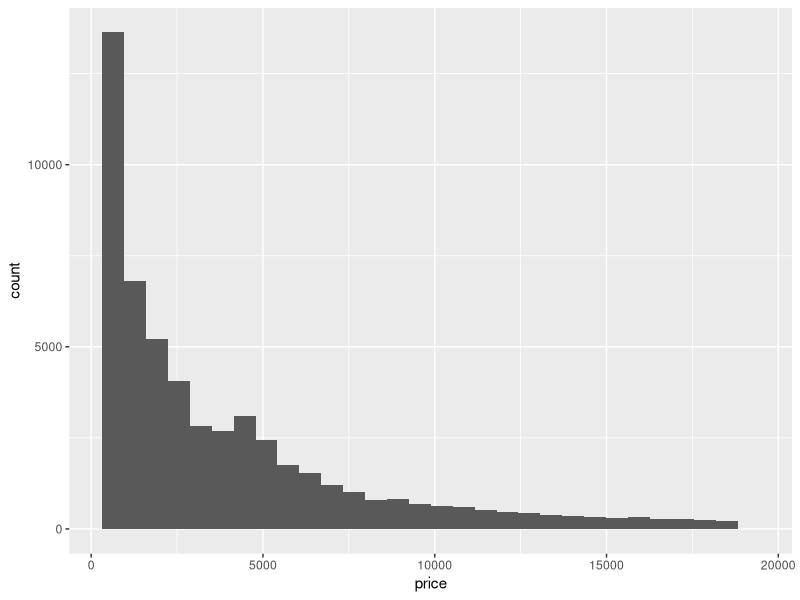
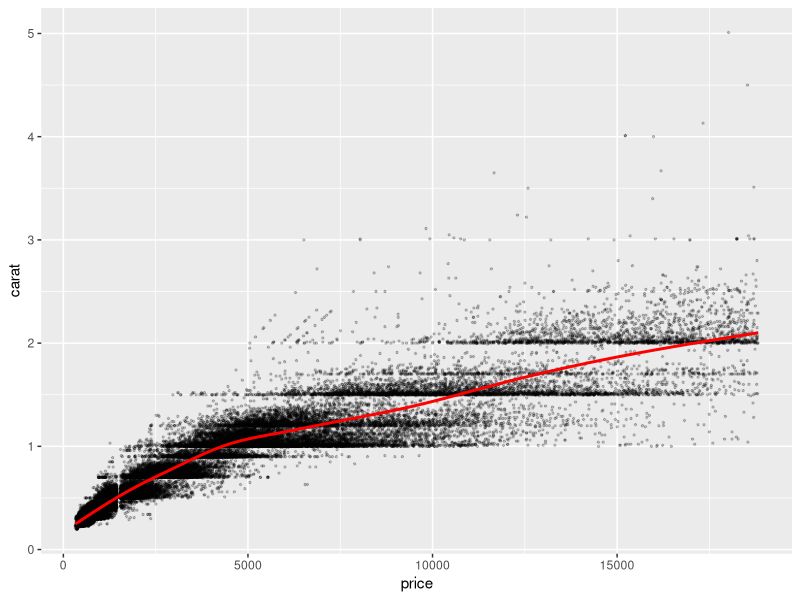
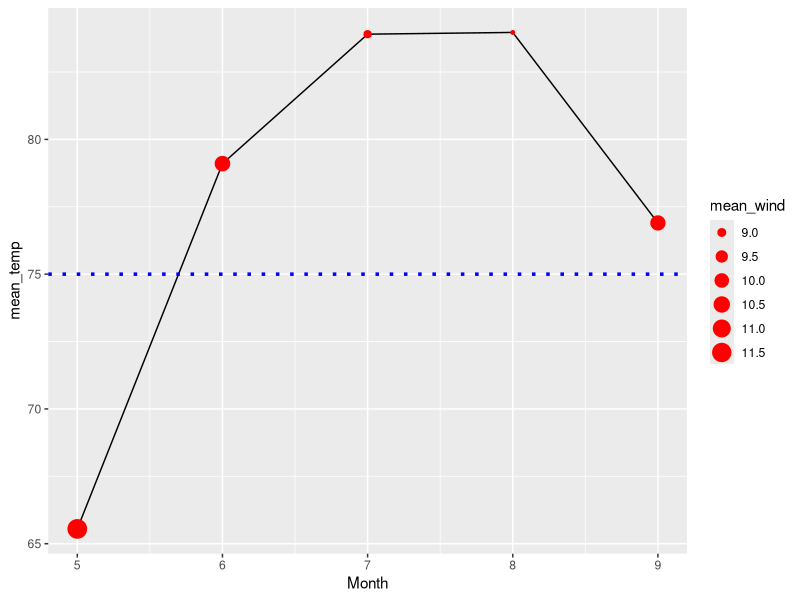
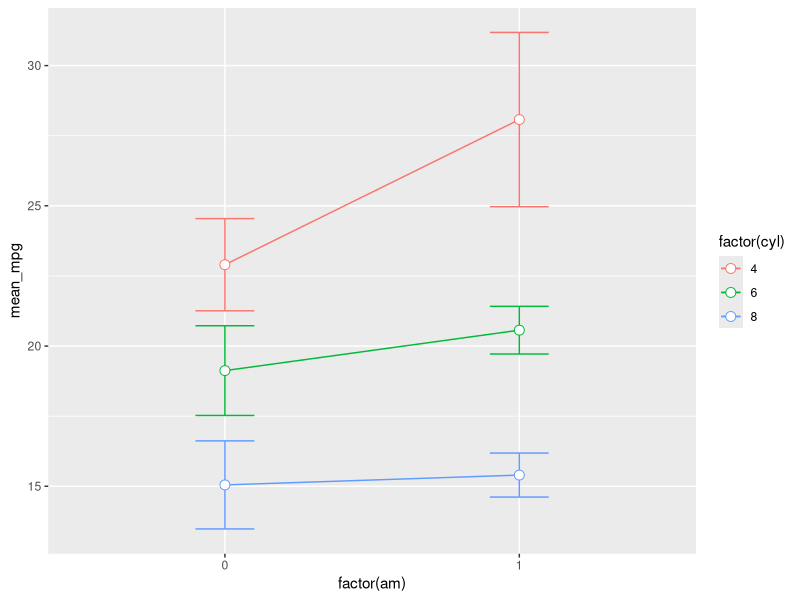
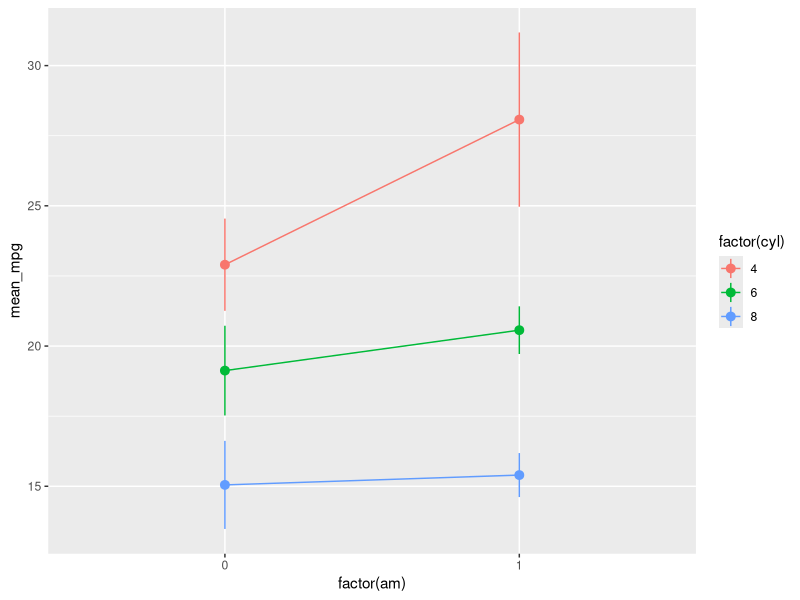
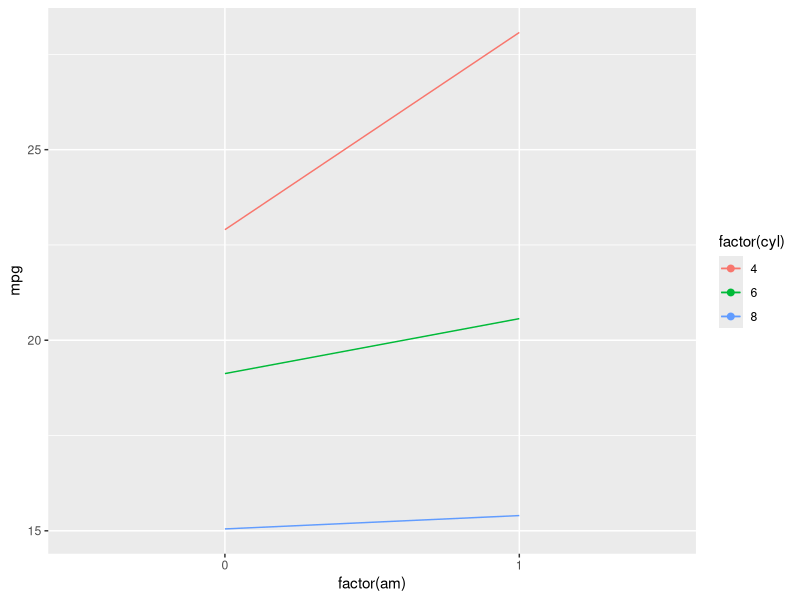
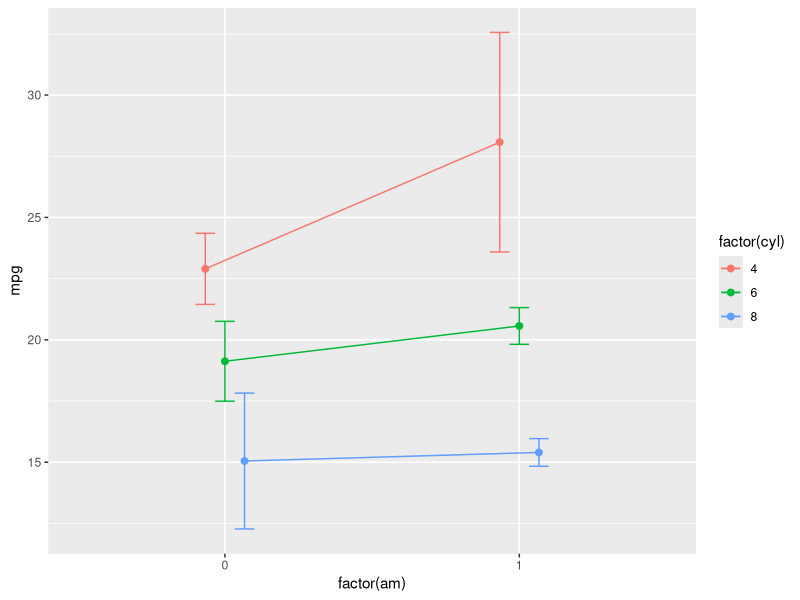

Recreate these plots in R, in order.
library(ggplot2)

ggplot(diamonds, aes(x = price)) +
  geom_histogram()

ggplot(diamonds, aes(x = price, 
                     y = carat)) +
  geom_point(size = 0.5, alpha = .2)+
  geom_smooth(size = 1, color = "red")

str(airquality)

library(dplyr)

glimpse(airquality)

gr_airquality <- group_by(airquality, Month)

t <- summarise(gr_airquality, 
               mean_temp = mean(Temp), 
               mean_wind = mean(Wind))

ggplot(t, aes(Month, mean_temp))+
  geom_line() +
  geom_point(aes(size = mean_wind), color = "red") +
  geom_hline(yintercept = 75, linetype = "dotted", 
             size = 1.2, color = "blue")
?geom_errorbar()
?geom_pointrange()

gr_mtcars <- group_by(mtcars, am, cyl)

se_data <- summarise(gr_mtcars, 
                     mean_mpg = mean(mpg), 
                     y_max = mean(mpg) + 
                         1.96 * sd(mpg) / sqrt(length(mpg)), 
                     y_min = mean(mpg) - 
                         1.96 * sd(mpg) / sqrt(length(mpg)))

ggplot(se_data, aes(x = factor(am), y = mean_mpg, 
                    col = factor(cyl), 
                    group = factor(cyl))) +
    geom_line()+
    geom_errorbar(aes(ymin = y_min, ymax = y_max), width = 0.2) +
    geom_point(shape = 21, size = 3, fill = "white")


ggplot(se_data, aes(x = factor(am), y = mean_mpg, 
                    col = factor(cyl), 
                    group = factor(cyl))) +
    geom_pointrange(aes(ymin = y_min, ymax = y_max)) +
    geom_line()

ggplot(mtcars, aes(factor(am), mpg, col = factor(cyl), 
                   group = factor(cyl))) + 
    stat_summary(fun.data = mean_cl_boot, geom = "errorbar", 
                 width = 0.2) + 
    stat_summary(fun.data = mean_cl_boot, geom = "point", size = 2) +
    stat_summary(fun.y = mean, geom = "line")

sd_error <- function(x){
    c(y = mean(x), ymin = mean(x) - sd(x), ymax = mean(x) + sd(x))
}


ggplot(mtcars, aes(factor(am), mpg, col = factor(cyl), 
                   group = factor(cyl))) + 
    stat_summary(fun.data = sd_error, geom = "errorbar", 
                 width = 0.2, 
                 position = position_dodge(0.2)) + 
    stat_summary(fun.data = sd_error, geom = "point", size = 2, 
                 position = position_dodge(0.2)) +
    stat_summary(fun.y = mean, geom = "line", 
                 position = position_dodge(0.2))
